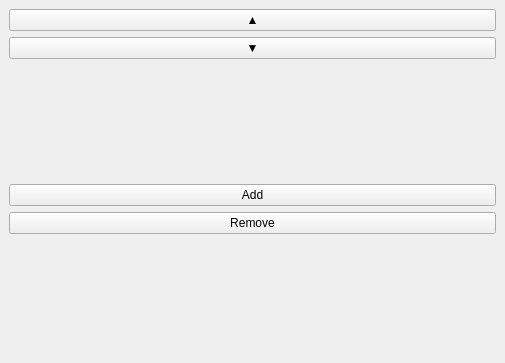
<?xml version="1.0" encoding="UTF-8"?>
<ui version="4.0">
 <class>LayerSetup</class>
 <widget class="QDockWidget" name="LayerSetup">
  <property name="geometry">
   <rect>
    <x>0</x>
    <y>0</y>
    <width>505</width>
    <height>363</height>
   </rect>
  </property>
  <property name="floating">
   <bool>true</bool>
  </property>
  <property name="windowTitle">
   <string>Setup layers</string>
  </property>
  <widget class="QWidget" name="dockWidgetContents">
   <layout class="QGridLayout" name="gridLayout">
    <item row="5" column="0">
     <spacer name="verticalSpacer_2">
      <property name="orientation">
       <enum>Qt::Vertical</enum>
      </property>
      <property name="sizeHint" stdset="0">
       <size>
        <width>20</width>
        <height>128</height>
       </size>
      </property>
     </spacer>
    </item>
    <item row="0" column="0">
     <widget class="QPushButton" name="pb_moveUp">
      <property name="text">
       <string>▲</string>
      </property>
     </widget>
    </item>
    <item row="4" column="0">
     <widget class="QPushButton" name="pb_removeLayer">
      <property name="text">
       <string>Remove</string>
      </property>
     </widget>
    </item>
    <item row="3" column="0">
     <widget class="QPushButton" name="pb_addLayer">
      <property name="text">
       <string>Add</string>
      </property>
     </widget>
    </item>
    <item row="1" column="0">
     <widget class="QPushButton" name="pb_moveDown">
      <property name="text">
       <string>▼</string>
      </property>
     </widget>
    </item>
    <item row="2" column="0">
     <spacer name="verticalSpacer">
      <property name="orientation">
       <enum>Qt::Vertical</enum>
      </property>
      <property name="sizeHint" stdset="0">
       <size>
        <width>20</width>
        <height>128</height>
       </size>
      </property>
     </spacer>
    </item>
   </layout>
  </widget>
 </widget>
 <resources/>
 <connections/>
</ui>
